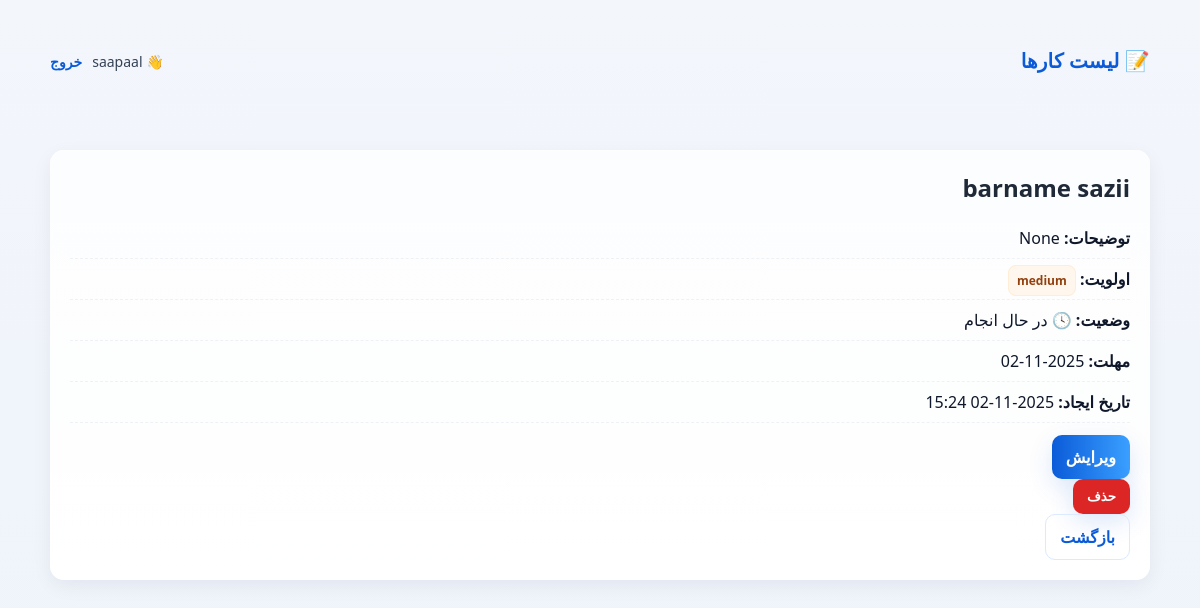
Screenshot of /todo/1 (signed in) with the database file from the repository.
### models.py (models this page shows, shortened)
class Todo(db.Model):
    id = db.Column(db.Integer, primary_key=True)
    title = db.Column(db.String(200), nullable=False)
    description = db.Column(db.Text, nullable=True)
    deadline = db.Column(db.DateTime, nullable=True)
    priority = db.Column(db.String(10), nullable=False, default='medium')
    done = db.Column(db.Boolean, default=False)
    created_at = db.Column(db.DateTime, default=datetime.utcnow)
    user_id = db.Column(db.Integer, db.ForeignKey('user.id'), nullable=False)

### to_do.py (the view)
@app.route('/todo/<int:todo_id>')
@login_required
def todo_detail(todo_id):
    t = Todo.query.filter_by(id=todo_id, user_id=session['user_id']).first_or_404()
    return render_template('todo_detail.html', todo=t)

### to_do.py (called while the page is built)
def login_required(f):
    @wraps(f)
    def decorated(*args, **kwargs):
        if 'user_id' not in session:
            flash("ابتدا وارد شوید", 'error')
            return redirect(url_for('login', next=request.path))
        return f(*args, **kwargs)
    return decorated

### templates/todo_detail.html (shortened to what this page needs)
{% extends "base.html" %}
{% block content %}
<div class="card">
    <h2>{{ todo.title }}</h2>
    <ul class="detail-list">
        <li><strong>توضیحات:</strong> {{ todo.description or '—' }}</li>
        <li><strong>اولویت:</strong> <span class="badge {{ todo.priority }}">{{ todo.priority }}</span></li>
        <li><strong>وضعیت:</strong> {{ '✅ انجام شده' if todo.done else '🕓 در حال انجام' }}</li>
        <li><strong>مهلت:</strong> {{ todo.deadline.strftime('%Y-%m-%d') if todo.deadline else '—' }}</li>
        <li><strong>تاریخ ایجاد:</strong> {{ todo.created_at.strftime('%Y-%m-%d %H:%M') }}</li>
    </ul>
    <div class="row">
        <a href="{{ url_for('todo_edit', todo_id=todo.id) }}" class="btn">ویرایش</a>
        <form method="post" action="{{ url_for('todo_delete', todo_id=todo.id) }}">
            <button class="btn" style="background:#dc2626;" onclick="return confirm('آیا مطمئن هستید؟')">حذف</button>
        </form>
        <a href="{{ url_for('todo_list') }}" class="btn ghost">بازگشت</a>
    </div>
</div>
{% endblock %}

### Static/style.css (style rules this page uses)
* { box-sizing: border-box; margin: 0; padding: 0; }
html,body { height: 100%; }
body { font-family: "Segoe UI", Tahoma, Roboto, "Helvetica Neue", Arial, sans-serif; background: linear-gradient(180deg,#f3f6fb 0%, #eef4fb 100%); color: #1f2937; -webkit-font-smoothing:antialiased; -moz-osx-font-smoothing:grayscale; line-height: 1.5; }
.card { background: linear-gradient(180deg, #ffffffcc, #ffffff); border-radius: 14px; padding: 20px; box-shadow: 0 6px 20px rgba(16,24,40,0.06), inset 0 1px 0 rgba(255,255,255,0.6); margin: 18px 0; transition: transform .18s ease, box-shadow .18s ease; }
.btn { display:inline-flex; align-items:center; gap:8px; padding: 10px 14px; border-radius: 10px; background: linear-gradient(90deg, #0b5bd8, #3aa0ff); color:white; border: none; font-weight:700; cursor:pointer; box-shadow: 0 8px 24px rgba(11,91,216,0.14); transition: transform .12s ease, box-shadow .12s ease, opacity .12s ease; text-decoration:none; }
.btn.ghost { background:transparent; color:#0b5bd8; border:1px solid #dbeafe; box-shadow:none; font-weight:600; }
.badge { padding:6px 8px; border-radius:8px; font-weight:700; font-size:12px; }
.badge.medium { background:#fff7ed; color:#92400e; border:1px solid #ffedd5; }
.detail-list { list-style:none; padding:0; margin:12px 0; color:#0f172a; }
.detail-list li { padding:8px 0; border-bottom:1px dashed #eef2f7; }

### rows the page displays
Todo: title "barname sazii", description "None", priority "medium", done "🕓 در حال انجام", deadline "2025-11-02", created_at "2025-11-02 15:24"

### other values shown
{{ session.username }} "saapaal"
